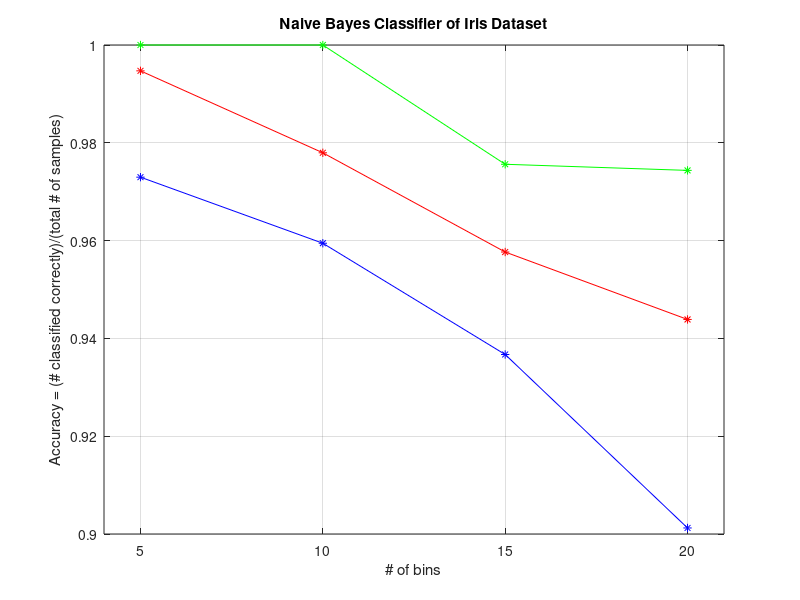

Reproduce this figure in MATLAB.
clc;
clear all;
close all;

load fisheriris.mat

y = zeros(length(species),1);
for i = 1:length(species)
  %We are clumping versicolor and virginica together.
  if strcmp(species{i,1},'setosa')
    s = 1;
  else 
    s = 0;   
  end
  y(i) = s;
end
iris = [meas y];

for runs = 1:10

  % Randomly pick out ~50% of the data for training.
  randVar = rand(length(iris),1);
  Index = randVar >= 0.5; 

  %Index the data
  iris_train = iris(Index,:);
  iris_test = iris(~Index,:);

  for bins = 5:5:20

    [m_train, ~] = size(iris_train);
    [m_pos, ~] = size(iris_train(iris_train(:,5) == 1,:));
    [m_neg, ~] = size(iris_train(iris_train(:,5) ~= 1,:));
        
    p_yes = m_pos/m_train;
    p_no = m_neg/m_train;
         
    %Search for best attribute.
    for i = 1:4
      [m_train, ~] = size(iris_train);
      [n, x] = hist(iris_train(:,i),bins);
      thresholds = (x(1:end-1) + x(2:end)) / 2;  
      %For each attribute, get the arrays of values associated with each bin.
      for j = 1:(length(thresholds)+1)
        if j == 1
          children{j} = iris_train((iris_train(:, i) < thresholds(j)),:);
        elseif j == (length(thresholds)+1)
          children{j} = iris_train((iris_train(:, i) >= thresholds(j-1)),:);
        else
          children{j} = iris_train(((iris_train(:, i) < thresholds(j)) & (iris_train(:, i) >= thresholds(j-1))),:);
        end
      end
      
      %Build up probability table
      for k = 1:length(children)
        temp = children{k};
        [m_child(k), ~] = size(temp);
        [m_pos, ~] = size(temp(temp(:,5) == 1,:));
        [m_neg, ~] = size(temp(temp(:,5) ~= 1,:));
        
        p_pos(k) = m_pos/m_child(k);
        p_neg(k) = m_neg/m_child(k);
      end
      
      
      T(i).child = children;
      T(i).thresholds = thresholds;
      T(i).p_y_Bn = p_pos;
      T(i).p_n_Bn = p_neg;
    end
      
    
    
    %Get test performance metrics
    runningTotal = 0;
    for s = 1:length(iris_test)
      p_1 = p_yes;
      p_0 = p_no;
      for attribute = 1:4
        %Find the bin for each observation
        for t = 1:(length(T(attribute).thresholds)+1)
          if t == 1            
            is_right = iris_test(s, attribute) < T(attribute).thresholds(t);
            
          elseif t == (length(T(attribute).thresholds)+1)          
            is_right = iris_test(s, attribute) >= T(attribute).thresholds(t-1);
            
          else         
            is_right = (iris_test(s, attribute) < T(attribute).thresholds(t)) & (iris_test(s, attribute) >= T(attribute).thresholds(t-1));
          
          end
          
          if(is_right)
            bin = t;
            break;
          end
          
        end 
        %Update marginal with likelihoood of the bin.
        p_1 = p_1 * (p_yes * T(attribute).p_y_Bn(bin));
        p_0 = p_0 * (p_no * T(attribute).p_n_Bn(bin));
      end
      
      %argmax of two options.
      if(p_1 >= p_0)
        guess = 1;
      else
        guess = 0;
      end
      
      %If correct, increment total "good" picks.
      if(guess == iris_test(s,5))
        runningTotal = runningTotal + 1;
      end

    end
   
    accuracy(runs,(bins/5)) = runningTotal/length(iris_test);
  end
  
end

%Plot Results
bins = 5:5:20;
max_accuracy = max(accuracy);
min_accuracy = min(accuracy);
mean_accuracy = mean(accuracy);
figure();
plot(bins,min_accuracy,'b-*',bins,mean_accuracy,'r-*',bins,max_accuracy,'g-*');
axis([4,21]);
grid on;
xlabel('# of bins');
ylabel('Accuracy = (# classified correctly)/(total # of samples)');
title('Naive Bayes Classifier of Iris Dataset');
